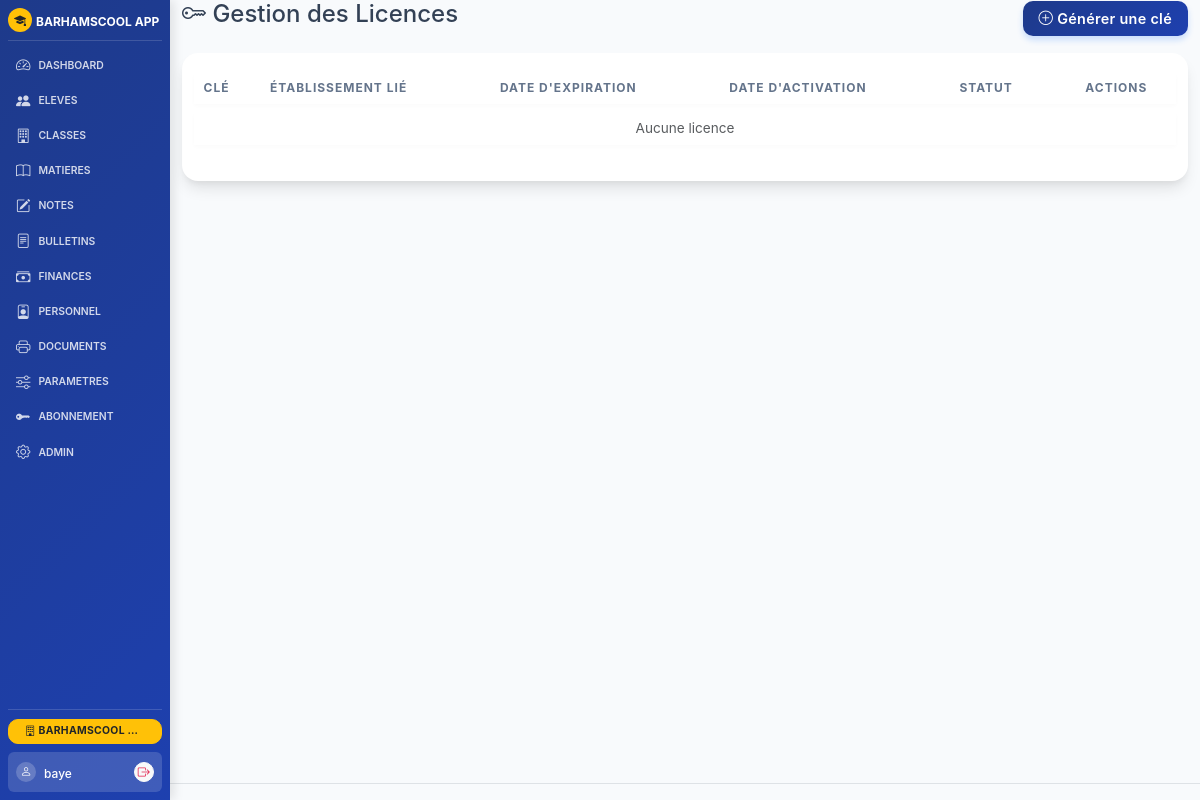
The app's page /admin/licences (signed in), older data.
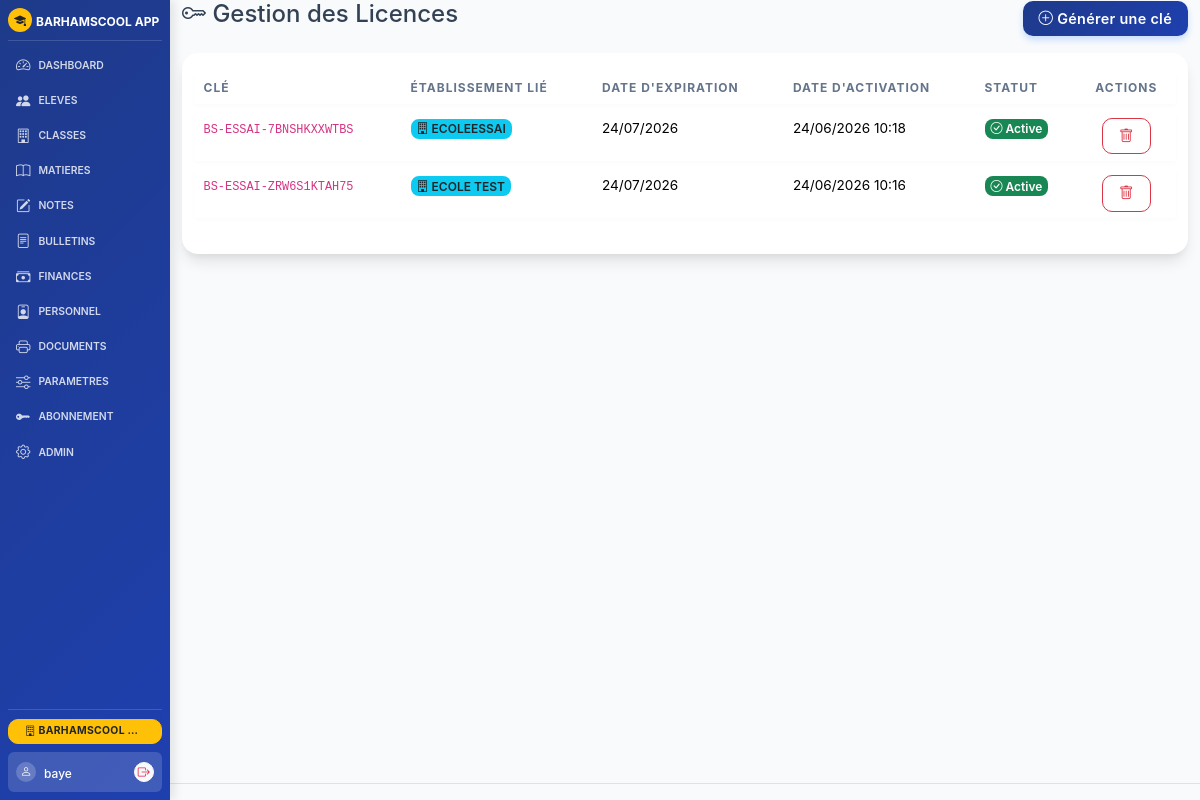
The same page, newer data.
### models.py (models this page shows, shortened)
class Licence(db.Model):
    id = db.Column(db.Integer, primary_key=True)
    cle = db.Column(db.String(50), unique=True, nullable=False)
    date_expiration = db.Column(db.DateTime, nullable=False)
    active = db.Column(db.Boolean, default=True)
    date_activation = db.Column(db.DateTime)
    ecole_nom = db.Column(db.String(200))
    ecole_id = db.Column(db.Integer, db.ForeignKey('ecole.id'), nullable=True)
    created_at = db.Column(db.DateTime, default=lambda: datetime.now(timezone.utc))
    plan = db.Column(db.String(20), default='starter')  # starter, standard, premium
    eleves_max = db.Column(db.Integer, default=150)       # -1 = illimité
    personnel_max = db.Column(db.Integer, default=10)
    essai = db.Column(db.Boolean, default=False)           # licence d'essai gratuit
    modules = db.Column(db.Text, default='["eleves","classes","notes","bulletins","finances","personnel","documents"]')
    prix_paye = db.Column(db.Float, default=0)
    devise = db.Column(db.String(10), default='XOF')
    mode_paiement = db.Column(db.String(50))
    @property
    def est_valide(self):
        if not self.active:
            return False
        now = datetime.now(timezone.utc)
        if self.date_expiration.tzinfo is None:
            exp_date = self.date_expiration.replace(tzinfo=timezone.utc)
        else:
            exp_date = self.date_expiration
        return now < exp_date

class Ecole(db.Model):
    id = db.Column(db.Integer, primary_key=True)
    nom = db.Column(db.String(200), default='BARHAMSCOOL APP')
    identifiant = db.Column(db.String(50), unique=True, nullable=True)
    adresse = db.Column(db.String(300), default='ZAC MBAO CITE CAPEC')
    tel = db.Column(db.String(100), default='338369035-772601310-777385032')
    annee_scolaire = db.Column(db.String(20), default='2024-2025')
    zone = db.Column(db.String(100), default='RUFISQUE')
    dev = db.Column(db.String(200), default='Abdou Diatta - Barham Informatique')
    email = db.Column(db.String(150), default='')
    type_ecole = db.Column(db.String(100), default='')
    directeur = db.Column(db.String(150), default='')
    chef_etablissement = db.Column(db.String(150), default='')
    slogan = db.Column(db.String(300), default='')
    autorisation = db.Column(db.String(100), default='')
    code_etablissement = db.Column(db.String(50), default='')
    ia = db.Column(db.String(100), default='')
    ief = db.Column(db.String(100), default='')
    session_timeout = db.Column(db.Integer, default=30)  # en minutes
    max_login_attempts = db.Column(db.Integer, default=5)
    lockout_duration = db.Column(db.Integer, default=15)  # en minutes
    ip_whitelist = db.Column(db.Text, default='')  # IPs autorisées (séparées par virgule)
    smtp_server = db.Column(db.String(150), default='')
    smtp_port = db.Column(db.Integer, default=587)
    smtp_user = db.Column(db.String(150), default='')
    smtp_password = db.Column(db.String(150), default='')
    smtp_use_tls = db.Column(db.Boolean, default=True)
    email_expediteur = db.Column(db.String(150), default='')

### routes_licence.py (the view)
@app.route('/admin/licences')
@login_required
def admin_licences():
    if current_user.role != 'super_users':
        return redirect(url_for('dashboard'))
    licences = Licence.query.order_by(Licence.created_at.desc()).all()
    all_ecoles = Ecole.query.all()
    return render_template('admin/licences.html', licences=licences, ecole=Ecole.query.get(get_current_ecole_id()), all_ecoles=all_ecoles)

### app.py (called while the page is built, shortened)
def get_current_ecole_id():
    if 'ecole_id' in session:
        return session['ecole_id']
    ecole = Ecole.query.first()
    if ecole:
        session['ecole_id'] = ecole.id
        return ecole.id
    return 1

def get_current_annee():
    annee_session = session.get('annee_scolaire')
    if annee_session and str(annee_session).strip().lower() != 'none':
        return annee_session
    ecole_id = get_current_ecole_id()
    ecole = Ecole.query.get(ecole_id)
    if ecole and ecole.annee_scolaire and str(ecole.annee_scolaire).strip().lower() != 'none':
        return ecole.annee_scolaire

### routes_auth.py (called while the page is built)
@login_manager.user_loader
def load_user(id): return User.query.get(int(id))

### templates/admin/licences.html (shortened to what this page needs)
{% extends "base.html" %}
{% block content %}
<div class="row">
    <div class="col-md-12">
        <div class="d-flex justify-content-between align-items-center mb-3">
            <h4><i class="bi bi-key"></i> Gestion des Licences</h4>
            <a href="{{ url_for('admin_licence_generer') }}" class="btn btn-primary">
                <i class="bi bi-plus-circle"></i> Générer une clé
            </a>
        </div>
        <div class="card">
            <div class="card-body">
                <table class="table">
                    <thead class="table-dark">
                        <tr>
                            <th>Clé</th>
                            <th>Établissement lié</th>
                            <th>Date d'expiration</th>
                            <th>Date d'activation</th>
                            <th>Statut</th>
                            <th class="text-center">Actions</th>
                        </tr>
                    </thead>
                    <tbody>
                        {% for l in licences %}
                        <tr>
                            <td><code>{{ l.cle }}</code></td>
                            <td>
                                {% if l.ecole_id and all_ecoles %}
                                    {% for ec in all_ecoles %}
                                        {% if ec.id == l.ecole_id %}
                                            <span class="badge bg-info text-dark"><i class="bi bi-building"></i> {{ ec.nom }}</span>
                                        {% endif %}
                                    {% endfor %}
                                {% else %}
                                    <span class="text-muted">{{ l.ecole_nom or '-' }}</span>
                                {% endif %}
                            </td>
                            <td>{{ l.date_expiration.strftime('%d/%m/%Y') }}</td>
                            <td>{{ l.date_activation.strftime('%d/%m/%Y %H:%M') if l.date_activation else '-' }}</td>
                            <td>
                                {% if l.est_valide %}
                                <span class="badge bg-success"><i class="bi bi-check-circle"></i> Active</span>
                                {% elif l.active and not l.est_valide %}
                                <span class="badge bg-danger"><i class="bi bi-x-circle"></i> Expirée</span>
                                {% else %}
                                <span class="badge bg-secondary"><i class="bi bi-pause-circle"></i> Inactive</span>
                                {% endif %}
                            </td>
                            <td class="text-center">
                                <form method="POST" action="{{ url_for('admin_licence_supprimer', id=l.id) }}" onsubmit="return confirm('Supprimer définitivement cette licence ?')">
                                    <button type="submit" class="btn btn-outline-danger btn-sm" title="Supprimer">
                                        <i class="bi bi-trash"></i>
                                    </button>
                                </form>
                            </td>
                        </tr>
                        {% endfor %}
                        {% if not licences %}
                        <tr><td colspan="6" class="text-center text-muted">Aucune licence</td></tr>
                        {% endif %}
                    </tbody>
                </table>
            </div>
        </div>
    </div>
</div>
{% endblock %}

### templates/base.html (shortened to what the changed rows need)
<!DOCTYPE html>
<html lang="fr">
<head>
    <link href="https://cdn.jsdelivr.net/npm/bootstrap@5.3.3/dist/css/bootstrap.min.css" rel="stylesheet">
    <link href="https://cdn.jsdelivr.net/npm/bootstrap-icons@1.11.3/font/bootstrap-icons.min.css" rel="stylesheet">
    <link href="{{ url_for('static', filename='css/style.css') }}?v=2" rel="stylesheet">
</head>
<body>
    <div class="app-layout {% if not current_user.is_authenticated %}no-sidebar{% endif %}">
        {% if current_user.is_authenticated %}
        <aside class="app-sidebar text-white">
            <nav class="sidebar-menu">
                <ul class="nav flex-column gap-0">
                    {% if not has_licence %}
                    <li class="nav-item">
                        <a class="nav-link d-flex align-items-center gap-2 py-1 px-2 {{ 'active' if request.endpoint == 'abonnement' }}" href="{{ url_for('abonnement') }}">
                            <i class="bi bi-key-fill" style="font-size: 0.9rem;"></i>
                            <span style="font-size: 0.65rem; text-transform: uppercase; font-weight: 600;">Abonnement</span>
                        </a>
                    </li>
                    {% else %}
                    {% for endpoint, icon, label in nav_items %}
                    <li class="nav-item">
                        <a class="nav-link d-flex align-items-center gap-2 py-1 px-2 {{ 'active' if request.endpoint == endpoint }}" href="{{ url_for(endpoint) }}">
                            <i class="bi {{ icon }}" style="font-size: 0.9rem;"></i>
                            <span style="font-size: 0.65rem; text-transform: uppercase; font-weight: 600;">{{ label }}</span>
                        </a>
                    </li>
                    {% endfor %}
                    {% endif %}
                </ul>
            </nav>
        </aside>
        {% endif %}
        <main class="app-main">
            <div class="container-fluid" style="margin-top:0 !important; padding-top:0 !important;">
                {% block content %}{% endblock %}
            </div>
        </main>
    </div>
</body>
</html>

Row changes from the older to the newer data that the page shows:
added Licence: cle "BS-ESSAI-7BNSHKXXWTBS", date_expiration "24/07/2026", date_activation "24/06/2026 10:18", active True (drawn)
added Ecole: nom "ECOLEESSAI", shown under "BS-ESSAI-7BNSHKXXWTBS"
added Licence: cle "BS-ESSAI-ZRW6S1KTAH75", date_expiration "24/07/2026", date_activation "24/06/2026 10:16", active True (drawn)
added Ecole: nom "ECOLE TEST", shown under "BS-ESSAI-ZRW6S1KTAH75"
Text that changed along with them:
text no longer shown: "Aucune licence"
